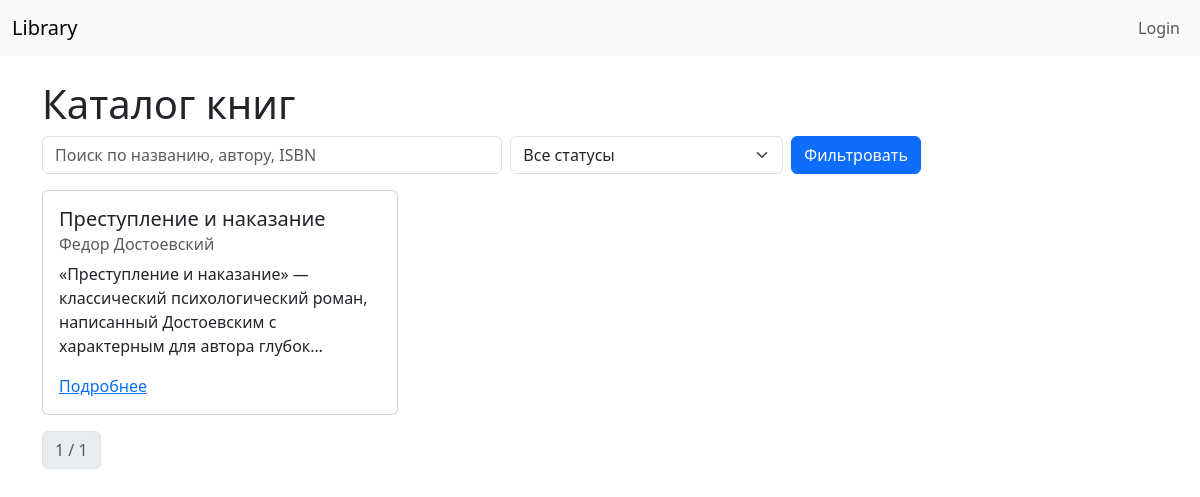
The page / on the database its author committed.
### catalog/models.py (models this page shows, shortened)
class Book(models.Model):
    STATUS_CHOICES = [
        ('available', 'Available'),
        ('borrowed', 'Borrowed'),
        ('reserved', 'Reserved'),
    ]
    title = models.CharField(max_length=255)
    author = models.CharField(max_length=255)
    description = models.TextField(blank=True)
    isbn = models.CharField(max_length=20, blank=True)
    published_date = models.DateField(null=True, blank=True)
    status = models.CharField(max_length=20, choices=STATUS_CHOICES, default='available')
    created_at = models.DateTimeField(auto_now_add=True)
    updated_at = models.DateTimeField(auto_now=True)
    class Meta:
        ordering = ['title']

### catalog/views.py (the view, shortened to what this page needs)
# urls.py: path('', views.BookListView.as_view(), name='book-list'),
class BookListView(ListView):
    model = Book
    paginate_by = 12
    template_name = 'catalog/book_list.html'
    context_object_name = 'books'
    def get_queryset(self):
        qs = super().get_queryset()
        q = self.request.GET.get('q', '')
        status = self.request.GET.get('status', '')
        if status:
            qs = qs.filter(status=status)
        return qs
    def get_context_data(self, **kwargs):
        ctx = super().get_context_data(**kwargs)
        ctx['q'] = self.request.GET.get('q', '')
        ctx['status'] = self.request.GET.get('status', '')
        return ctx

### catalog/templates/catalog/book_list.html (shortened to what this page needs)
{% extends 'catalog/base.html' %}
{% block content %}
<h1>Каталог книг</h1>
<form method="get" class="row g-2 mb-3">
  <div class="col-md-5">
    <input type="text" name="q" class="form-control" placeholder="Поиск по названию, автору, ISBN" value="{{ q }}">
  </div>
  <div class="col-md-3">
    <select name="status" class="form-select">
      <option value="">Все статусы</option>
    </select>
  </div>
  <div class="col-md-2">
    <button class="btn btn-primary">Фильтровать</button>
  </div>
  <div class="col-md-2 text-end">
  </div>
</form>
<div class="row">
  {% for book in books %}
  <div class="col-md-4 mb-3">
    <div class="card h-100">
      <div class="card-body">
        <h5 class="card-title">{{ book.title }}</h5>
        <h6 class="card-subtitle mb-2 text-muted">{{ book.author }}</h6>
        <p class="card-text">{{ book.description|truncatechars:120 }}</p>
        <a href="{% url 'catalog:book-detail' book.pk %}" class="card-link">Подробнее</a>
      </div>
    </div>
  </div>
  {% empty %}
  <p>Книг не найдено.</p>
  {% endfor %}
</div>
<nav>
  <ul class="pagination">
    <li class="page-item disabled"><span class="page-link">{{ page_obj.number }} / {{ page_obj.paginator.num_pages }}</span></li>
  </ul>
</nav>
{% endblock %}

### rows shown on the page
Book: title "Преступление и наказание", author "Федор Достоевский", description "«Преступление и наказание» — классический психологический роман, написанный Достоевским с характерным для автора глубок…"

### other values the page prints
{{ page_obj.number }} "1"
{{ page_obj.paginator.num_pages }} "1"
